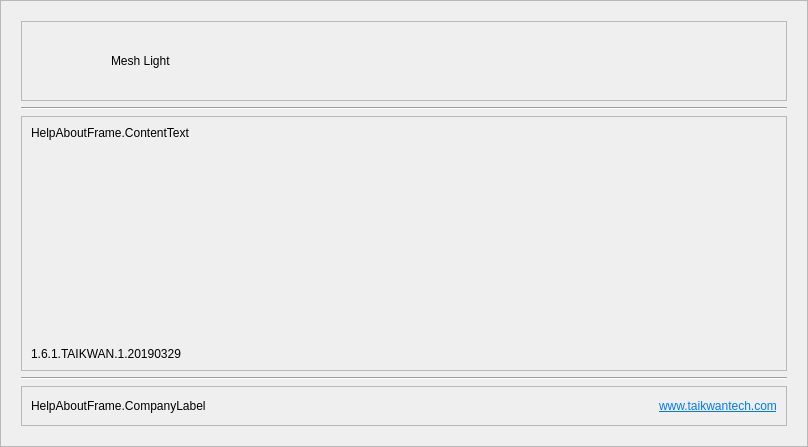
<?xml version="1.0" encoding="UTF-8"?>
<ui version="4.0">
 <class>HelpAboutFrame</class>
 <widget class="QFrame" name="HelpAboutFrame">
  <property name="geometry">
   <rect>
    <x>0</x>
    <y>0</y>
    <width>808</width>
    <height>447</height>
   </rect>
  </property>
  <property name="windowTitle">
   <string>Frame</string>
  </property>
  <property name="frameShape">
   <enum>QFrame::StyledPanel</enum>
  </property>
  <property name="frameShadow">
   <enum>QFrame::Raised</enum>
  </property>
  <layout class="QVBoxLayout" name="verticalLayout_2">
   <property name="leftMargin">
    <number>20</number>
   </property>
   <property name="topMargin">
    <number>20</number>
   </property>
   <property name="rightMargin">
    <number>20</number>
   </property>
   <property name="bottomMargin">
    <number>20</number>
   </property>
   <item>
    <widget class="QFrame" name="frame">
     <property name="frameShape">
      <enum>QFrame::StyledPanel</enum>
     </property>
     <property name="frameShadow">
      <enum>QFrame::Raised</enum>
     </property>
     <layout class="QHBoxLayout" name="horizontalLayout">
      <property name="spacing">
       <number>20</number>
      </property>
      <item>
       <widget class="QLabel" name="labelHelpAboutIcon">
        <property name="minimumSize">
         <size>
          <width>60</width>
          <height>60</height>
         </size>
        </property>
        <property name="maximumSize">
         <size>
          <width>60</width>
          <height>60</height>
         </size>
        </property>
        <property name="text">
         <string/>
        </property>
       </widget>
      </item>
      <item>
       <widget class="QLabel" name="labelHelpAboutTitle">
        <property name="text">
         <string>Mesh Light</string>
        </property>
       </widget>
      </item>
     </layout>
    </widget>
   </item>
   <item>
    <widget class="Line" name="line">
     <property name="orientation">
      <enum>Qt::Horizontal</enum>
     </property>
    </widget>
   </item>
   <item>
    <widget class="QFrame" name="frame_2">
     <property name="sizePolicy">
      <sizepolicy hsizetype="Preferred" vsizetype="Expanding">
       <horstretch>0</horstretch>
       <verstretch>0</verstretch>
      </sizepolicy>
     </property>
     <property name="frameShape">
      <enum>QFrame::StyledPanel</enum>
     </property>
     <property name="frameShadow">
      <enum>QFrame::Raised</enum>
     </property>
     <layout class="QVBoxLayout" name="verticalLayout">
      <item>
       <widget class="QLabel" name="labelHelpAboutLicense">
        <property name="text">
         <string>HelpAboutFrame.ContentText</string>
        </property>
        <property name="wordWrap">
         <bool>true</bool>
        </property>
       </widget>
      </item>
      <item>
       <spacer name="verticalSpacer">
        <property name="orientation">
         <enum>Qt::Vertical</enum>
        </property>
        <property name="sizeHint" stdset="0">
         <size>
          <width>20</width>
          <height>165</height>
         </size>
        </property>
       </spacer>
      </item>
      <item>
       <widget class="QLabel" name="labelHelpAboutVersion">
        <property name="text">
         <string>1.6.1.TAIKWAN.1.20190329</string>
        </property>
       </widget>
      </item>
     </layout>
    </widget>
   </item>
   <item>
    <widget class="Line" name="line_2">
     <property name="orientation">
      <enum>Qt::Horizontal</enum>
     </property>
    </widget>
   </item>
   <item>
    <widget class="QFrame" name="frame_3">
     <property name="frameShape">
      <enum>QFrame::StyledPanel</enum>
     </property>
     <property name="frameShadow">
      <enum>QFrame::Raised</enum>
     </property>
     <layout class="QHBoxLayout" name="horizontalLayout_2">
      <item>
       <widget class="QLabel" name="labelHelpAboutCompanyName">
        <property name="text">
         <string>HelpAboutFrame.CompanyLabel</string>
        </property>
       </widget>
      </item>
      <item>
       <spacer name="horizontalSpacer">
        <property name="orientation">
         <enum>Qt::Horizontal</enum>
        </property>
        <property name="sizeHint" stdset="0">
         <size>
          <width>449</width>
          <height>20</height>
         </size>
        </property>
       </spacer>
      </item>
      <item>
       <widget class="QLabel" name="labelHelpAboutCompanyUrl">
        <property name="text">
         <string>&lt;html&gt;&lt;head/&gt;&lt;body&gt;&lt;p&gt;&lt;a href=&quot;http://www.taikwantech.com&quot;&gt;&lt;span style=&quot; text-decoration: underline; color:#007af4;&quot;&gt;www.taikwantech.com&lt;/span&gt;&lt;/a&gt;&lt;/p&gt;&lt;/body&gt;&lt;/html&gt;</string>
        </property>
        <property name="textFormat">
         <enum>Qt::RichText</enum>
        </property>
        <property name="openExternalLinks">
         <bool>true</bool>
        </property>
       </widget>
      </item>
     </layout>
    </widget>
   </item>
  </layout>
 </widget>
 <resources/>
 <connections/>
</ui>
